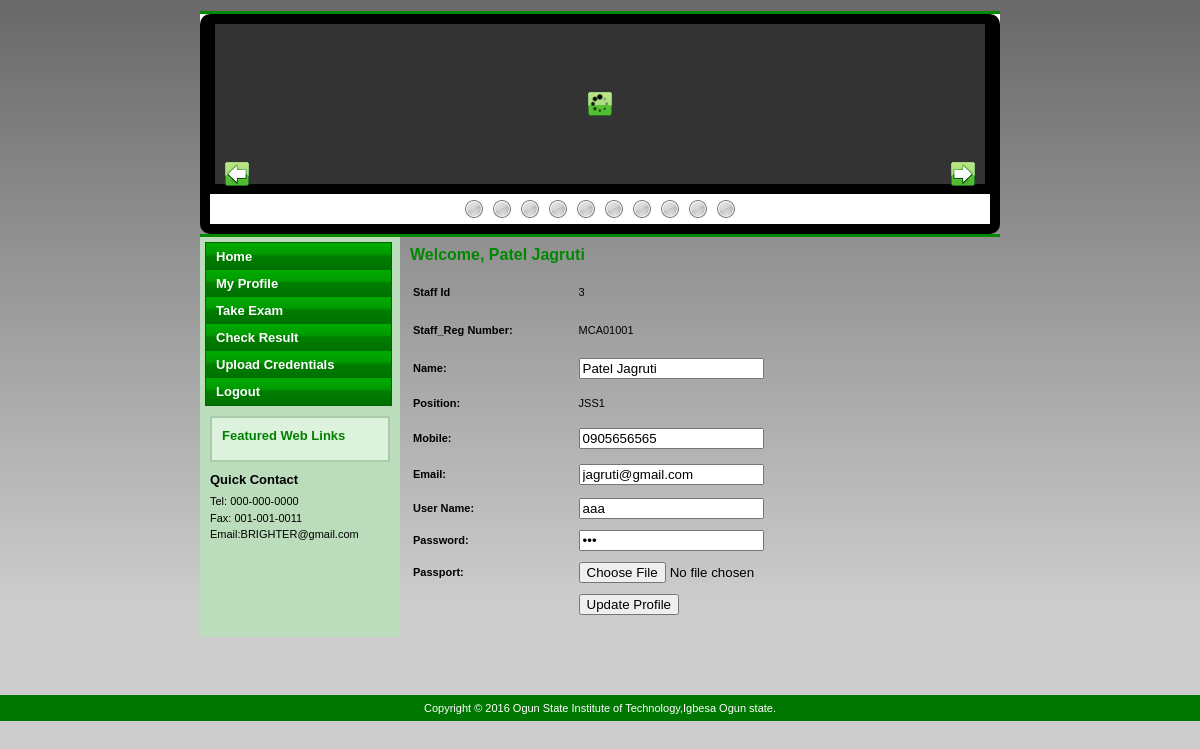
/Student/EditProfile.php?Id=3 (signed in), run on the app's committed database.
### tables this page shows
CREATE TABLE `student_registration` (
  `Student_Id` int(11) NOT NULL,
  `RollNumber` varchar(20) NOT NULL,
  `Name` varchar(20) NOT NULL,
  `Faculty` varchar(100) NOT NULL,
  `Email` varchar(20) NOT NULL,
  `Mobile` varchar(10) NOT NULL,
  `UserName` varchar(20) NOT NULL,
  `Password` varchar(20) NOT NULL,
  `passport` text NOT NULL,
  `resume` text NOT NULL,
  `dateReg` date NOT NULL
);

### Student/EditProfile.php (the view, shortened to what this page needs)
<!DOCTYPE html PUBLIC "-//W3C//DTD XHTML 1.0 Transitional//EN" "http://www.w3.org/TR/xhtml1/DTD/xhtml1-transitional.dtd">
<html xmlns="http://www.w3.org/1999/xhtml">
<head>
<link href="../templatemo_style.css" rel="stylesheet" type="text/css" />
	<link rel="stylesheet" type="text/css" href="../sliderman.css" />
<link href="../SpryAssets/SpryValidationTextField.css" rel="stylesheet" type="text/css" />
</head>
<body>
<div id="templatemo_container">
  <div class="templatemo_line"></div>
  <div id="templatemo_header">
  <?php include_once('slider.php');?>
  <div class="templatemo_line"></div>
    <div id="templatemo_content">
    <div id="templatemo_left_column">
	<div class="section_box">
        <div class="subtitle">Featured Web Links</div>
      </div>
   	  <div class="text_area" align="justify">
        <div class="subtitle">Quick Contact</div>
          Tel: 000-000-0000<br />
          Fax: 001-001-0011<br />
          Email:BRIGHTER@gmail.com <br />
          <br />
      </div>
    </div>
      <div id="templatemo_right_column">
   	 		<div class="text_area" align="justify">
<div class="title"><?php echo 'Welcome, '.$_SESSION['Name'];?></div>
			<?php
$Id=$_GET['Id'];
$con = mysql_connect("localhost","root");
$sql = "select * from student_registration where Student_Id=".$Id."";
$result = mysql_query($sql,$con);
$row = mysql_fetch_array($result);
$Id=$row['Student_Id'];
$RollNumber=$row['RollNumber'];
$Name=$row['Name'];
$Faculty=$row['Faculty'];
$Email=$row['Email'];
$Mobile=$row['Mobile'];
$UserName =$row['UserName'];
$Password=$row['Password'];
?>
          <form method="post" enctype='multipart/form-data' action="UpdateProfile.php?Id=<?php echo $Id;?>">
                      <table width="100%" border="0">
                        <tr>
                          <td height="32"><span class="style8"><strong>Staff Id</strong></span></td>
                          <td><?php echo $Id;?></td>
                        </tr>
                        <tr>
                          <td height="36"><span class="style8"><strong>Staff_Reg Number:</strong></span></td>
                          <td><?php echo $RollNumber;?></td>
                        </tr>
                        <tr>
                          <td height="31"><strong>Name:</strong></td>
            <td><span id="sprytextfield1">
                            <label>
                            <input type="text" name="txtName" id="txtName" value="<?php echo $Name;?>" />
                            </label>
                        <span class="textfieldRequiredMsg">A value is required.</span></span></td>
                        </tr>
                        <tr>
                          <td height="31"><strong>Position:</strong></td>
                          <td><?php echo $Faculty;?></td>
                        </tr>
                        <tr>
                          <td height="31"><strong>Mobile:</strong></td>
                        <td><span id="sprytextfield2">
                            <label>
                            <input name="txtMobile" type="text" id="txtMobile" value="<?php echo $Mobile;?>" maxlength="11" />
                            </label>
                          <span class="textfieldRequiredMsg">A value is required.</span></span></td>
                        </tr>
                        <tr>
                          <td height="33"><strong>Email:</strong></td>
                          <td><span id="sprytextfield3">
                            <label>
                            <input type="text" name="txtEmail" id="txtEmail" value="<?php echo $Email;?>" />
                            </label>
                          <span class="textfieldRequiredMsg">A value is required.</span></span></td>
                        </tr>
                        <tr>
                          <td height="28"><strong>User Name:</strong></td>
                          <td><span id="sprytextfield4">
                            <label>
                            <input type="text" name="txtUser" id="txtUser" value="<?php echo $UserName;?>" />
                            </label>
                          <span class="textfieldRequiredMsg">A value is required.</span></span></td>
                        </tr>
                        <tr>
                          <td height="28"><strong>Password:</strong></td>
                          <td><span id="sprytextfield5">
                            <label>
                            <input type="password" name="txtPass" id="txtPass" value="<?php echo $Password;?>" />
                            </label>
                          <span class="textfieldRequiredMsg">A value is required.</span></span></td>
                        </tr>
                        <tr>
                        <td height="28"><strong>Passport:</strong></td>
                        <td><span id="sprytextfield6">
                          <label>
                          <input type="file" required name="passport" id="txtPassword" />
                          </label>
                        <span class="textfieldRequiredMsg">A value is required.</span></span></td>
                      </tr>
                        <tr>
                          <td height="28"></td>
                          <td><label>
                            <input type="submit" name="button" id="button" value="Update Profile" />
                          </label></td>
                        </tr>
                      </table>
          </form>
	<p>&nbsp;</p>
	<h1>&nbsp;</h1>
	  </div>
	</div>
</div>
</div>
	</div>
	<div id="templatemo_footer" align="center">
  <?php include_once('footer.php');?></div></div></body>
</body>
</html>

### templatemo_style.css (style rules this page uses)
body { margin:0; padding:0; line-height: 1.5em; font-family: Verdana, Arial, Helvetica, sans-serif; font-size: 11px; background: #CCCCCC url(images/templatemo_bg.gif) repeat-x; }
#templatemo_container { width: 800px; margin: auto; background: #FFFFFF; }
#templatemo_header { clear: left; height: 160px; }
#templatemo_content { width: 800px; }
#templatemo_left_column { background: #BBDDBB; float: left; width: 200px; min-height: 400px; }
#templatemo_right_column { float: left; width: 600px; min-height: 400px; }
#templatemo_footer { clear: left; background: #007700; padding: 5px; color: #FFFFFF; }
.templatemo_line { clear: left; height: 3px; background: #008800; }
.section_box { margin: 10px; padding: 10px; border: 2px solid #AACCAA; background: #DDF2DD; color: #008000; }
.text_area { margin: 10px; }
.title { padding-bottom: 10px; font-size: 16px; font-weight: bold; color: #008800; }
.subtitle { padding-bottom: 5px; font-family: Verdana, Arial, Helvetica, sans-serif; font-size: 13px; font-weight: bold; }

### data on the page
student_registration: Student_Id "3", RollNumber "MCA01001", txtName "Patel Jagruti", Faculty "JSS1", txtMobile "0905656565", txtEmail "jagruti@gmail.com", txtUser "aaa"

### other printed values
$_SESSION['Name'] "Patel Jagruti"
